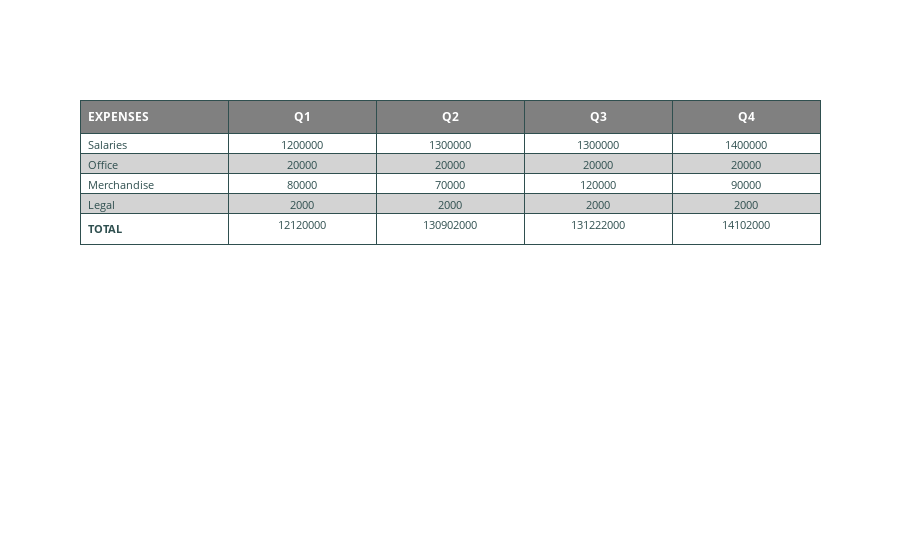

Write notebook code for a chart like this one.
### Markdown cell above
<h4 id="Alternating-Row-Colors">Alternating Row Colors<a class="anchor-link" href="#Alternating-Row-Colors">¶</a></h4>

### Code cell
import plotly.graph_objects as go

headerColor = 'grey'
rowEvenColor = 'lightgrey'
rowOddColor = 'white'

fig = go.Figure(data=[go.Table(
  header=dict(
    values=['<b>EXPENSES</b>','<b>Q1</b>','<b>Q2</b>','<b>Q3</b>','<b>Q4</b>'],
    line_color='darkslategray',
    fill_color=headerColor,
    align=['left','center'],
    font=dict(color='white', size=12)
  ),
  cells=dict(
    values=[
      ['Salaries', 'Office', 'Merchandise', 'Legal', '<b>TOTAL</b>'],
      [1200000, 20000, 80000, 2000, 12120000],
      [1300000, 20000, 70000, 2000, 130902000],
      [1300000, 20000, 120000, 2000, 131222000],
      [1400000, 20000, 90000, 2000, 14102000]],
    line_color='darkslategray',
    # 2-D list of colors for alternating rows
    fill_color = [[rowOddColor,rowEvenColor,rowOddColor, rowEvenColor,rowOddColor]*5],
    align = ['left', 'center'],
    font = dict(color = 'darkslategray', size = 11)
    ))
])

fig.show()

### Figure 1 — Plotly figure (JSON) as saved in the notebook; plotly's stock layout.template omitted (floating-point values rounded to 4 significant figures)
{"data": [{"cells": {"align": ["left", "center"], "fill": {"color": [["white", "lightgrey", "white", "lightgrey", "white", "white", "lightgrey", "white", "lightgrey", "white", "white", "lightgrey", "white", "lightgrey", "white", "white", "lightgrey", "white", "lightgrey", "white", "white", "lightgrey", "white", "lightgrey", "white"]]}, "font": {"color": "darkslategray", "size": 11}, "line": {"color": "darkslategray"}, "values": [["Salaries", "Office", "Merchandise", "Legal", "<b>TOTAL</b>"], [1200000, 20000, 80000, 2000, 12120000], [1300000, 20000, 70000, 2000, 130902000], [1300000, 20000, 120000, 2000, 131222000], [1400000, 20000, 90000, 2000, 14102000]]}, "header": {"align": ["left", "center"], "fill": {"color": "grey"}, "font": {"color": "white", "size": 12}, "line": {"color": "darkslategray"}, "values": ["<b>EXPENSES</b>", "<b>Q1</b>", "<b>Q2</b>", "<b>Q3</b>", "<b>Q4</b>"]}, "type": "table"}], "layout": {}}
